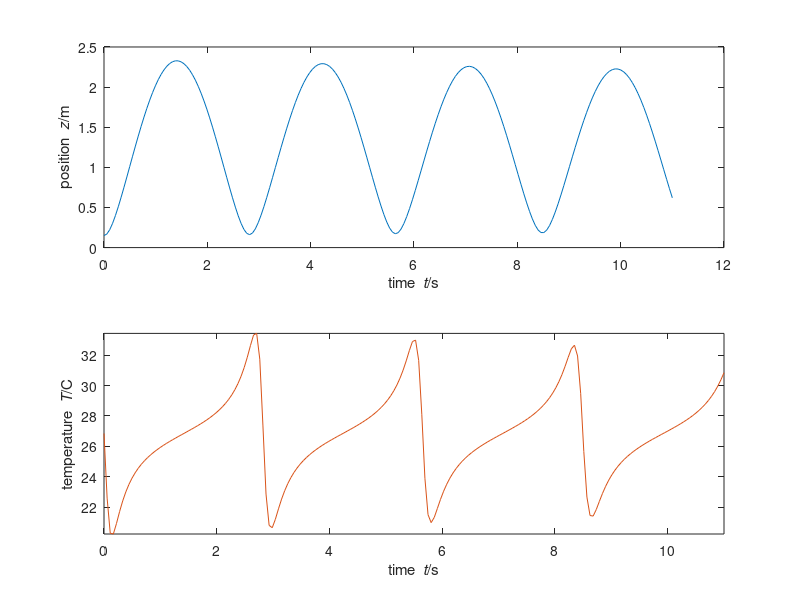

Write the MATLAB code that produced this figure.
%%%% Numerical time integration of piston-gas-spring
%% SI units used throughout
%% Vertical coordinate z, positive upward #\iffalse
clearvars; #\fi@

m = 50; % mass of piston
N = 0.04; % amount of ideal gas
A = 0.1^2; % area of piston
R = 8.31446261815; % molar gas constant
C = 20; % molar heat capacity of gas
mu = 0.00004; % gas viscosity
h = 8000; % heat-transfer coefficient
T_out = 300; % temperature of environment
k = 100; % elastic constant of spring

t_end = 11; % final time
dt = 0.0001; % time step

t = 0; % initial time
z = 0.15; % initial position of piston
v = 0; % initial velocity of piston
T = 300; % initial temperature of gas
#\iffalse
%% Plot & saving
%% adjust final time if not multiple of timestep
t_end = t_end + mod(t_end-t,dt);
%% Save values of all quantities at some steps during the simulation,
%% for subsequente analysis or plotting
%% (saving at all timesteps could be too costly)
Nsaves = 200; % number of timepoints to save during the simulation
%% Calculate time interval for saving
dsave = (t_end-t)/(Nsaves-1);
if abs(dsave) < (dt)
  error('time interval between saves is smaller than timestep')
end
%% Initialize vectors to contain saved values
tSave = nan(Nsaves,1);
zSave = nan(Nsaves,1);
vSave = nan(Nsaves,1);
TSave = nan(Nsaves,1);
%% Save initial values
i = 1; % index that keeps count of savepoints
t0 = t;
tSave(1) = t;
zSave(1) = z;
vSave(1) = v;
TSave(1) = T;
%% Numerical time integration
#\fi@
while t < t_end
  P = m*v;
  F_pis_spr = -k*z;
  F_pis_gas = A * ( N*R*T/(A*z) - mu*A*v/(A*z) );
  F_pis_tot = F_pis_gas + F_pis_spr;
  E = C*N*T;
  Q = A*h*(T_out - T);
  F_gas_pis = -F_pis_gas;
  phi = Q + F_gas_pis * v;
  P = P + F_pis_tot * dt;
  E = E + phi * dt;
  z = z + v * dt;
  t = t + dt;
  v = P/m;
  T = E/(C*N); #\iffalse
  %% Check whether to save & plot at this step
  if min(abs([0 dsave] - mod(t-t0, dsave))) <= dt/2
    i = i+1;
    tSave(i) = t;
    zSave(i) = z;
    vSave(i) = v;
    TSave(i) = T;
  end #\fi@
end #\iffalse
%% Plot trajectory
close all;
subplot(2,1,1)
cols = get(0, 'DefaultAxesColorOrder');
plot(tSave,zSave,'-','Color',cols(1,:));
xlabel('time {\it t}/s'); ylabel('position {\it z}/m'); hold on;
subplot(2,1,2)
plot(tSave,TSave-273.15,'-','Color',cols(2,:)); axis('tight');
xlabel('time {\it t}/s'); ylabel('temperature {\it T}/C'); # \fi@
